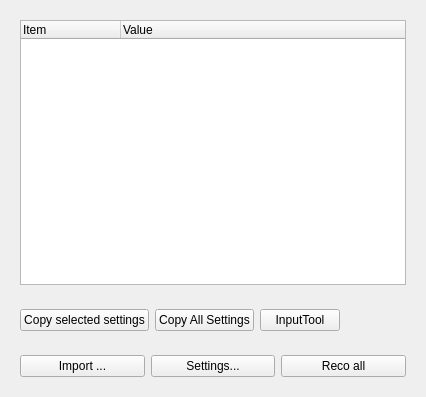
<?xml version="1.0" encoding="UTF-8"?>
<ui version="4.0">
 <class>QueeWidget</class>
 <widget class="QWidget" name="QueeWidget">
  <property name="geometry">
   <rect>
    <x>0</x>
    <y>0</y>
    <width>426</width>
    <height>397</height>
   </rect>
  </property>
  <property name="windowTitle">
   <string>Form</string>
  </property>
  <layout class="QVBoxLayout" name="verticalLayout">
   <item>
    <widget class="QWidget" name="TreePlaceHolder" native="true">
     <layout class="QVBoxLayout" name="verticalLayout_2">
      <item>
       <widget class="QTreeWidget" name="treeWidget">
        <property name="acceptDrops">
         <bool>true</bool>
        </property>
        <column>
         <property name="text">
          <string>Item</string>
         </property>
        </column>
        <column>
         <property name="text">
          <string>Value</string>
         </property>
        </column>
       </widget>
      </item>
     </layout>
    </widget>
   </item>
   <item>
    <widget class="QWidget" name="widget" native="true">
     <layout class="QHBoxLayout" name="horizontalLayout_2">
      <item>
       <widget class="QPushButton" name="btn_selected_setting">
        <property name="text">
         <string>Copy selected settings</string>
        </property>
       </widget>
      </item>
      <item>
       <widget class="QPushButton" name="btn_copy">
        <property name="text">
         <string>Copy All Settings</string>
        </property>
       </widget>
      </item>
      <item>
       <widget class="QPushButton" name="btn_in_tool">
        <property name="text">
         <string>InputTool</string>
        </property>
       </widget>
      </item>
      <item>
       <spacer name="horizontalSpacer">
        <property name="orientation">
         <enum>Qt::Horizontal</enum>
        </property>
        <property name="sizeHint" stdset="0">
         <size>
          <width>40</width>
          <height>20</height>
         </size>
        </property>
       </spacer>
      </item>
     </layout>
    </widget>
   </item>
   <item>
    <widget class="QWidget" name="ButtonPlaceHolder" native="true">
     <layout class="QHBoxLayout" name="horizontalLayout">
      <item>
       <widget class="QPushButton" name="btn_import">
        <property name="text">
         <string>Import ...</string>
        </property>
       </widget>
      </item>
      <item>
       <widget class="QPushButton" name="btn_settings">
        <property name="text">
         <string>Settings...</string>
        </property>
       </widget>
      </item>
      <item>
       <widget class="QPushButton" name="btn_reco">
        <property name="text">
         <string>Reco all</string>
        </property>
       </widget>
      </item>
     </layout>
    </widget>
   </item>
  </layout>
 </widget>
 <resources/>
 <connections/>
</ui>
